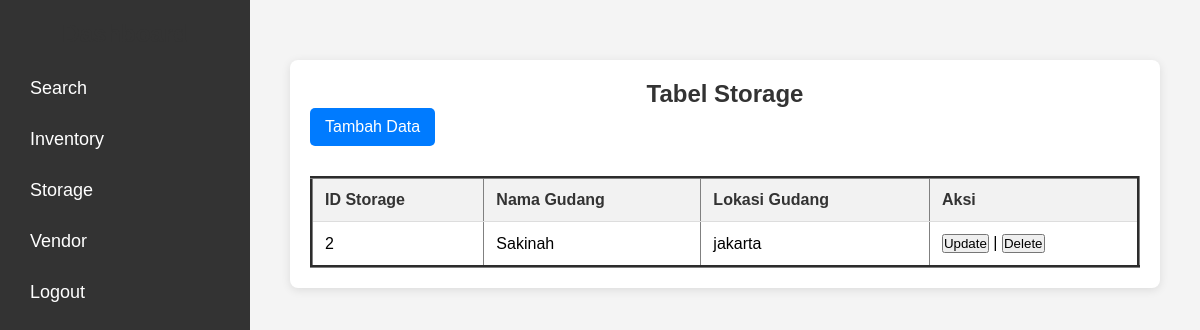
Page /storage.php on the committed database.
### tables this page shows
CREATE TABLE `storage` (
  `id_storage` int(10) NOT NULL,
  `nama_gudang` varchar(25) NOT NULL,
  `lokasi_gudang` varchar(25) NOT NULL
);

### storage.php (the view, shortened to what this page needs)
<?php
include("dashboard.php");
include("koneksi.php");
?>
<!DOCTYPE html>
<html lang="en">
<head>
    <link rel="stylesheet" href="tampilan.css">
</head>
<body>
<div class="konten">
    <h2>Tabel Storage</h2>
    <a href="tambah_storage.php" class="tombol">Tambah Data</a>
    <table border="3">
        <tr>
            <th>ID Storage</th>
            <th>Nama Gudang</th>
            <th>Lokasi Gudang</th>
            <th>Aksi</th>
        </tr>
        <?php
        $select = "SELECT * FROM storage";
        $hsl = mysqli_query($conn, $select);
        if (mysqli_num_rows($hsl) > 0) {
            while ($data = mysqli_fetch_assoc($hsl)) {
                echo "<tr>";
                echo "<td>" . htmlspecialchars($data["id_storage"]) . "</td>";
                echo "<td>" . htmlspecialchars($data["nama_gudang"]) . "</td>";
                echo "<td>" . htmlspecialchars($data["lokasi_gudang"]) . "</td>";
                echo "<td>
                    <form action='update_storage.php' method='get' style='display:inline;'>
                        <input type='hidden' name='id_storage' value='" . urlencode($data["id_storage"]) . "'>
                        <button type='submit' class='button'>Update</button>
                    </form>
                    |
                    <form action='delete_storage.php' method='get' style='display:inline;'>
                        <input type='hidden' name='id_storage' value='" . urlencode($data["id_storage"]) . "'>
                        <button type='submit' class='button'>Delete</button>
                    </form>
                </td>";
                echo "</tr>";
            }
        } else {
            echo "<tr><td colspan='4'>Tidak ada data tersedia.</td></tr>";
        }
        ?>
    </table>
</div>
</body>
</html>

### dashboard.css (style rules this page uses)
* { margin: 0; padding: 0; box-sizing: border-box; }
body { font-family: Arial, sans-serif; display: flex; height: 100vh; background-color: #f4f4f4; margin: 0; }

### tampilan.css (style rules this page uses)
body { font-family: Arial, sans-serif; background-color: #f4f4f4; margin: 0; padding: 20px; }
.konten { max-width: 900px; margin: auto; background: white; padding: 20px; border-radius: 8px; box-shadow: 0 2px 10px rgba(0, 0, 0, 0.1); }
h2 { text-align: center; color: #333; }
.tombol { display: inline-block; background-color: #007BFF; color: white; padding: 10px 15px; text-decoration: none; border-radius: 5px; margin-bottom: 20px; }
table { width: 100%; border-collapse: collapse; margin-top: 10px; }
th, td { padding: 12px; text-align: left; border-bottom: 1px solid #ddd; }
th { background-color: #f2f2f2; color: #333; }

### rows in the picture
storage: id_storage "2", nama_gudang "Sakinah", lokasi_gudang "jakarta"
